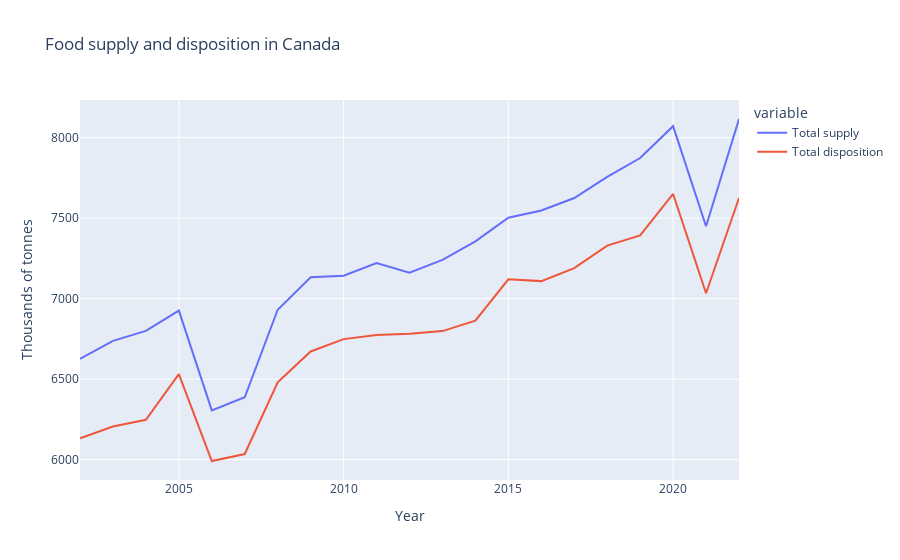

The notebook cell this image was saved under:
### Code cell
# Muliple-line graph on year-restricted data

fig = px.line(df_years_3, x=df_years_3.index, y=['Total supply', 'Total disposition'],
              title='Food supply and disposition in Canada', labels={'value': 'Thousands of tonnes'})
fig.show()

### Figure 1 — Plotly figure (JSON) as saved in the notebook; plotly's stock layout.template omitted (floating-point values rounded to 4 significant figures)
{"data": [{"hovertemplate": "variable=Total supply<br>Year=%{x}<br>Thousands of tonnes=%{y}<extra></extra>", "legendgroup": "Total supply", "line": {"color": "#636efa", "dash": "solid"}, "marker": {"symbol": "circle"}, "mode": "lines", "name": "Total supply", "orientation": "v", "showlegend": true, "type": "scatter", "x": [2002, 2003, 2004, 2005, 2006, 2007, 2008, 2009, 2010, 2011, 2012, 2013, 2014, 2015, 2016, 2017, 2018, 2019, 2020, 2021, 2022], "xaxis": "x", "y": [6626.0, 6738.0, 6800.0, 6925.0, 6306.0, 6387.0, 6931.0, 7132.0, 7142.0, 7221.0, 7161.0, 7240.0, 7355.0, 7502.0, 7548.0, 7625.0, 7755.0, 7873.0, 8071.0, 7449.0, 8116.0], "yaxis": "y"}, {"hovertemplate": "variable=Total disposition<br>Year=%{x}<br>Thousands of tonnes=%{y}<extra></extra>", "legendgroup": "Total disposition", "line": {"color": "#EF553B", "dash": "solid"}, "marker": {"symbol": "circle"}, "mode": "lines", "name": "Total disposition", "orientation": "v", "showlegend": true, "type": "scatter", "x": [2002, 2003, 2004, 2005, 2006, 2007, 2008, 2009, 2010, 2011, 2012, 2013, 2014, 2015, 2016, 2017, 2018, 2019, 2020, 2021, 2022], "xaxis": "x", "y": [6132.0, 6206.0, 6247.0, 6531.0, 5991.0, 6035.0, 6481.0, 6672.0, 6748.0, 6775.0, 6782.0, 6798.0, 6863.0, 7120.0, 7109.0, 7189.0, 7329.0, 7393.0, 7650, 7033.0, 7625.0], "yaxis": "y"}], "layout": {"legend": {"title": {"text": "variable"}, "tracegroupgap": 0}, "title": {"text": "Food supply and disposition in Canada"}, "xaxis": {"anchor": "y", "domain": [0, 1], "title": {"text": "Year"}}, "yaxis": {"anchor": "x", "domain": [0, 1], "title": {"text": "Thousands of tonnes"}}}}
